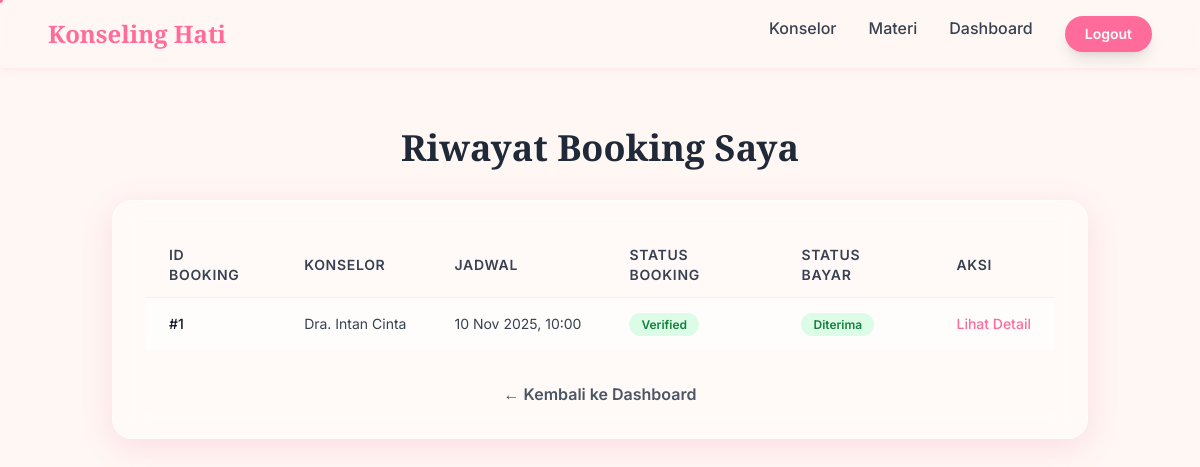
The page /booking/booking_list_user.php?error=invalid_id (signed in) on the database its author committed.
### tables this page shows
CREATE TABLE bookings (
  booking_id INT AUTO_INCREMENT PRIMARY KEY,
  user_id INT NOT NULL,
  counselor_id INT NOT NULL,
  service_id INT DEFAULT NULL,
  booking_date DATE NOT NULL,
  booking_time TIME NOT NULL,
  notes TEXT,
  payment_proof VARCHAR(255),
  status ENUM('Pending Payment', 'Verified', 'Completed', 'Canceled') DEFAULT 'Pending Payment',
  created_at TIMESTAMP DEFAULT CURRENT_TIMESTAMP,
  FOREIGN KEY (user_id) REFERENCES klien(id_klien) ON DELETE CASCADE,
  FOREIGN KEY (counselor_id) REFERENCES konselor(id_konselor) ON DELETE CASCADE
);

CREATE TABLE konselor (
  id_konselor INT AUTO_INCREMENT PRIMARY KEY,
  nama_lengkap VARCHAR(150) NOT NULL,
  email VARCHAR(150) NOT NULL UNIQUE,
  password VARCHAR(255) NOT NULL,
  spesialisasi VARCHAR(150),
  biografi_singkat TEXT,
  foto_profil VARCHAR(255),
  status ENUM('Menunggu Verifikasi','Aktif','Non-Aktif') DEFAULT 'Menunggu Verifikasi',
  created_at DATETIME DEFAULT CURRENT_TIMESTAMP
);

CREATE TABLE payments (
  id INT AUTO_INCREMENT PRIMARY KEY,
  booking_id INT NOT NULL,
  user_id INT NOT NULL,
  payment_method VARCHAR(50) NOT NULL,
  amount DECIMAL(10,2) NOT NULL,
  bukti_pembayaran VARCHAR(255),
  status ENUM('Menunggu Verifikasi','Diterima','Ditolak') DEFAULT 'Menunggu Verifikasi',
  created_at TIMESTAMP DEFAULT CURRENT_TIMESTAMP,
  FOREIGN KEY (booking_id) REFERENCES bookings(booking_id) ON DELETE CASCADE,
  FOREIGN KEY (user_id) REFERENCES klien(id_klien) ON DELETE CASCADE
);

### public/booking/booking_list_user.php (the view, shortened to what this page needs)
<?php
include_once '../../templates/header.php';
include_once '../../config/db_config.php';
$klien_id = $_SESSION['user_id'];
?>
<section id="booking-list" class="py-24 pt-32 bg-pastel-cream min-h-screen">
    <div class="container mx-auto max-w-5xl px-6">
        <h1 class="font-playfair text-4xl font-bold text-gray-800 mb-8 text-center text-gradient-love scroll-reveal">
            Riwayat Booking Saya
        </h1>
        <div class="card-glass p-4 md:p-8 shadow-soft-pink scroll-reveal">
            <div class="overflow-x-auto">
                <table class="min-w-full divide-y divide-blush-pink/50">
                    <thead class="">
                        <tr>
                            <th class="px-6 py-3 text-left text-sm font-semibold text-gray-700 uppercase tracking-wider">ID Booking</th>
                            <th class="px-6 py-3 text-left text-sm font-semibold text-gray-700 uppercase tracking-wider">Konselor</th>
                            <th class="px-6 py-3 text-left text-sm font-semibold text-gray-700 uppercase tracking-wider">Jadwal</th>
                            <th class="px-6 py-3 text-left text-sm font-semibold text-gray-700 uppercase tracking-wider">Status Booking</th>
                            <th class="px-6 py-3 text-left text-sm font-semibold text-gray-700 uppercase tracking-wider">Status Bayar</th>
                            <th class="px-6 py-3 text-left text-sm font-semibold text-gray-700 uppercase tracking-wider">Aksi</th>
                        </tr>
                    </thead>
                    <tbody class="bg-white/50 divide-y divide-blush-pink/30">
                        <?php
                        $sql = "SELECT b.*, k.nama_lengkap AS konselor_nama, p.status AS payment_status
                                FROM bookings b
                                JOIN konselor k ON b.counselor_id = k.id_konselor
                                LEFT JOIN payments p ON b.booking_id = p.booking_id
                                WHERE b.user_id = ?
                                ORDER BY b.booking_date DESC, b.booking_time DESC";
                        $stmt = $conn->prepare($sql);
                        $stmt->bind_param("i", $klien_id);
                        $stmt->execute();
                        $result = $stmt->get_result();
                        if ($result->num_rows > 0):
                            while($row = $result->fetch_assoc()):
                                $sesi_datetime = new DateTime($row['booking_date'] . ' ' . $row['booking_time']);
                        ?>
                        <tr class="hover:bg-blush-pink/20 transition-colors duration-200">
                            <td class="px-6 py-4 whitespace-nowrap text-sm font-medium text-gray-900">#<?php echo $row['booking_id']; ?></td>
                            <td class="px-6 py-4 whitespace-nowrap text-sm text-gray-700"><?php echo htmlspecialchars($row['konselor_nama']); ?></td>
                            <td class="px-6 py-4 whitespace-nowrap text-sm text-gray-700">
                                <?php
                                $fmt = new IntlDateFormatter(
                                    'id_ID',
                                    IntlDateFormatter::NONE,
                                    IntlDateFormatter::NONE,
                                    'Asia/Jakarta',
                                    IntlDateFormatter::GREGORIAN,
                                    'dd MMM yyyy, HH:mm'
                                );
                                echo $fmt->format($sesi_datetime);
                                ?>
                            </td>
                            <td class="px-6 py-4 whitespace-nowrap text-sm">
                                <?php
                                $status_class = 'bg-gray-100 text-gray-600';
                                if ($row['status'] == 'Verified') $status_class = 'bg-green-100 text-green-700';
                                echo '<span class="font-semibold ' . $status_class . ' px-3 py-1 rounded-full text-xs">' . htmlspecialchars($row['status']) . '</span>';
                                ?>
                            </td>
                            <td class="px-6 py-4 whitespace-nowrap text-sm">
                                 <?php
                                 $pay_status = $row['payment_status'] ?? 'Belum Bayar';
                                 $pay_class = 'bg-gray-100 text-gray-600';
                                 if ($pay_status == 'Diterima') $pay_class = 'bg-green-100 text-green-700';
                                 echo '<span class="font-semibold ' . $pay_class . ' px-3 py-1 rounded-full text-xs">' . htmlspecialchars($pay_status) . '</span>';
                                ?>
                            </td>
                            <td class="px-6 py-4 whitespace-nowrap text-sm font-medium">
                                <a href="booking_detail.php?id=<?php echo $row['booking_id']; ?>" class="text-rose-accent hover:text-pink-600">Lihat Detail</a>
                            </td>
                        </tr>
                        <?php
                            endwhile;
                        endif;
                        ?>
                    </tbody>
                </table>
            </div>
            <p class="text-center text-gray-600 mt-8">
                <a href="../dashboard.php" class="hover:text-rose-accent hover:underline font-semibold">
                    &larr; Kembali ke Dashboard
                </a>
            </p>
        </div>
    </div>
</section>
<?php
include_once '../../templates/footer.php';
?>

### assets/css/style.css (style rules this page uses)
body { font-family: 'inter', sans-serif; background-color: #FFF7F3; overflow-x: hidden; }
body.animate-bg { animation: ambient-background 25s infinite ease-in-out; }
.scroll-reveal { opacity: 0; transform: translateY(30px); transition: opacity 0.8s ease-out, transform 0.8s ease-out; }
.scroll-reveal.visible { opacity: 1; transform: translateY(0); }
.card-glass { background: rgba(255, 255, 255, 0.4); backdrop-filter: blur(15px); -webkit-backdrop-filter: blur(15px); border: 1px solid rgba(255, 255, 255, 0.3); border-radius: 1.25rem; box-shadow: 0 8px 32px 0 rgba(236, 72, 153, 0.15); transition: all 0.3s ease-in-out; }

### rows shown on the page
bookings: booking_id "1", counselor.nama_lengkap "Dra. Intan Cinta", $fmt->format($sesi_datetime) "10 Nov 2025, 10:00", status "Verified", payments.status "Diterima"
